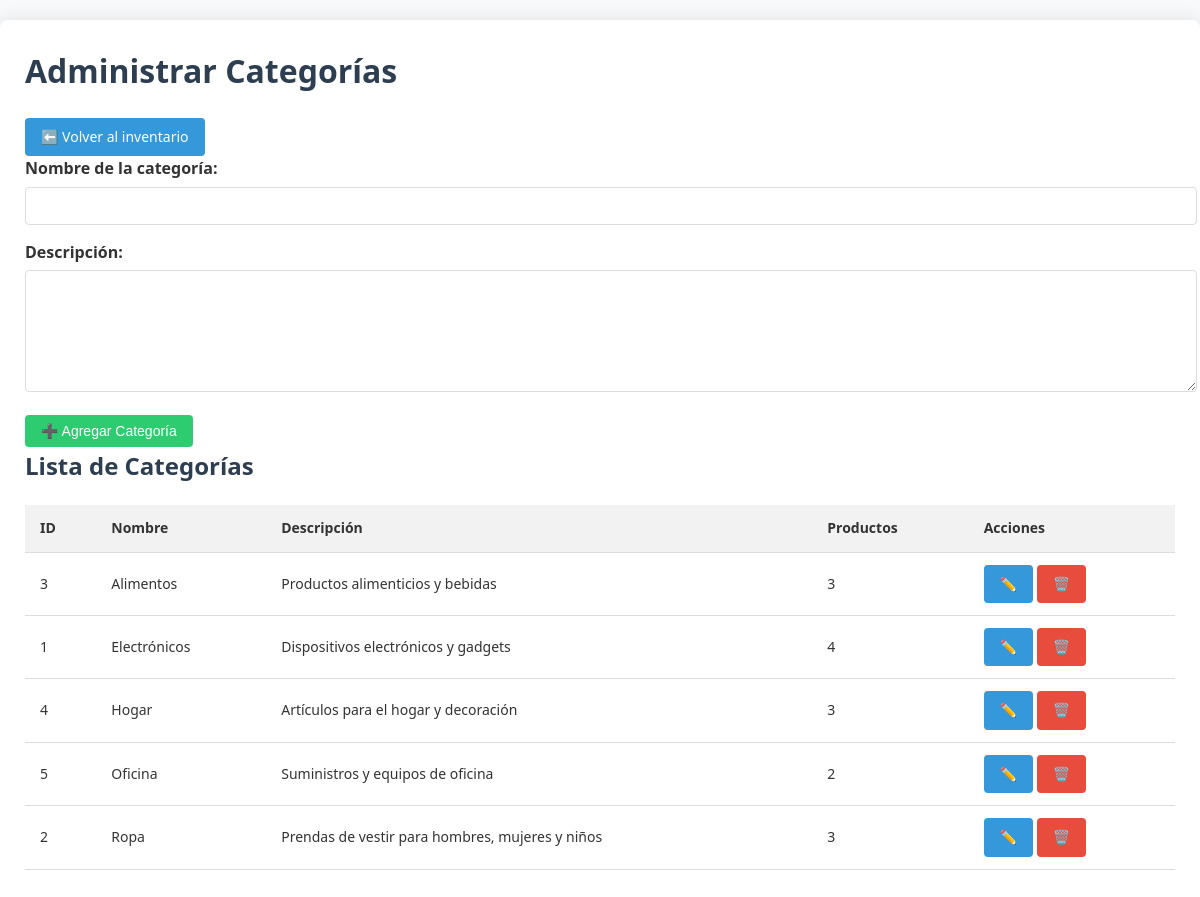
Page /categorias.php on the committed database.
### tables this page shows
CREATE TABLE IF NOT EXISTS categorias (
    id INT AUTO_INCREMENT PRIMARY KEY,
    nombre VARCHAR(50) NOT NULL,
    descripcion TEXT,
    fecha_creacion TIMESTAMP DEFAULT CURRENT_TIMESTAMP,
    fecha_actualizacion TIMESTAMP DEFAULT CURRENT_TIMESTAMP ON UPDATE CURRENT_TIMESTAMP,
    UNIQUE KEY (nombre)
);

### categorias.php (the view, shortened to what this page needs)
<?php
$db = new Database();
$conn = $db->getConnection();
$categorias = $conn->query("SELECT c.*, COUNT(p.id) as total_productos
                            FROM categorias c
                            LEFT JOIN productos p ON c.id = p.categoria_id
                            GROUP BY c.id
                            ORDER BY c.nombre")->fetchAll(PDO::FETCH_ASSOC);
$categoria_editar = null;
?>
<!DOCTYPE html>
<html lang="es">
<head>
    <link rel="stylesheet" href="assets/css/style.css">
</head>
<body>
    <div class="container">
        <h1>Administrar Categorías</h1>
        <a href="index.php" class="btn">⬅️ Volver al inventario</a>
        <form method="post">
            <div class="form-group">
                <label for="nombre">Nombre de la categoría:</label>
                <input type="text" id="nombre" name="nombre"
                        value="<?= htmlspecialchars($categoria_editar['nombre'] ?? '') ?>" required>
            </div>
            <div class="form-group">
                <label for="descripcion">Descripción:</label>
                <textarea id="descripcion" name="descripcion"><?= htmlspecialchars($categoria_editar['descripcion'] ?? '') ?></textarea>
            </div>
            <button type="submit" class="btn success">
                <?= $categoria_editar ? '💾 Actualizar' : '➕ Agregar' ?> Categoría
            </button>
        </form>
        <h2>Lista de Categorías</h2>
        <div class="table-responsive">
            <table>
                <thead>
                    <tr>
                        <th>ID</th>
                        <th>Nombre</th>
                        <th>Descripción</th>
                        <th>Productos</th>
                        <th>Acciones</th>
                    </tr>
                </thead>
                <tbody>
                    <?php foreach ($categorias as $cat): ?>
                    <tr>
                        <td><?= $cat['id'] ?></td>
                        <td><?= htmlspecialchars($cat['nombre']) ?></td>
                        <td><?= htmlspecialchars($cat['descripcion'] ?? 'N/A') ?></td>
                        <td><?= $cat['total_productos'] ?></td>
                        <td class="actions">
                            <a href="categorias.php?editar=<?= $cat['id'] ?>" class="btn" title="Editar">✏️</a>
                            <a href="categorias.php?eliminar=<?= $cat['id'] ?>" class="btn danger"
                                title="Eliminar" onclick="return confirm('¿Estás seguro? Los productos con esta categoría quedarán sin categoría asignada.')">🗑️</a>
                        </td>
                    </tr>
                    <?php endforeach; ?>
                </tbody>
            </table>
        </div>
    </div>
</body>
</html>

### assets/css/style.css (style rules this page uses)
body { font-family: 'Segoe UI', Tahoma, Geneva, Verdana, sans-serif; line-height: 1.6; margin: 0; padding: 0; background-color: #f8f9fa; color: #333; }
.container { max-width: 1200px; margin: 20px auto; background: #fff; padding: 25px; border-radius: 8px; box-shadow: 0 0 20px rgba(0, 0, 0, 0.1); }
h1, h2, h3 { color: #2c3e50; margin-top: 0; }
.btn { display: inline-block; padding: 8px 16px; background: #3498db; color: white; text-decoration: none; border-radius: 4px; border: none; cursor: pointer; font-size: 14px; transition: background 0.3s; }
.btn.success { background: #2ecc71; }
.btn.danger { background: #e74c3c; }
table { width: 100%; border-collapse: collapse; margin: 20px 0; font-size: 14px; }
th, td { padding: 12px 15px; text-align: left; border-bottom: 1px solid #ddd; }
th { background-color: #f2f2f2; font-weight: bold; }
.form-group { margin-bottom: 15px; }
.form-group label { display: block; margin-bottom: 5px; font-weight: 600; }
.form-group input[type="text"], .form-group input[type="number"], .form-group input[type="email"], .form-group input[type="password"], .form-group select, .form-group textarea { width: 100%; padding: 10px; border: 1px solid #ddd; border-radius: 4px; font-size: 14px; }
.form-group textarea { min-height: 100px; resize: vertical; }

### rows in the picture
categorias: id "3", nombre "Alimentos", descripcion "Productos alimenticios y bebidas", total_productos "3"
categorias: id "1", nombre "Electrónicos", descripcion "Dispositivos electrónicos y gadgets", total_productos "4"
categorias: id "4", nombre "Hogar", descripcion "Artículos para el hogar y decoración", total_productos "3"
categorias: id "5", nombre "Oficina", descripcion "Suministros y equipos de oficina", total_productos "2"
categorias: id "2", nombre "Ropa", descripcion "Prendas de vestir para hombres, mujeres y niños", total_productos "3"
